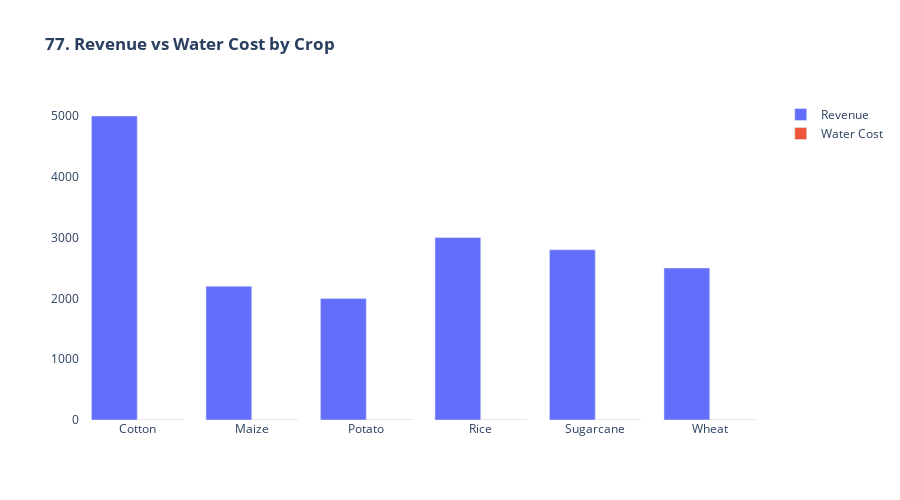

The notebook cell saved with this chart:
### Markdown cell above
### *77. Cost-Benefit Analysis*

### Code cell
print("\n77. Cost-Benefit Analysis...")

cost_benefit = df.groupby('Crop_Type', observed=False).agg({
    'Revenue_per_ha': 'mean',
    'Previous_Irrigation_mm': 'mean',
    'Water_Productivity': 'mean'
}).reset_index()

cost_benefit['Water_Cost'] = cost_benefit['Previous_Irrigation_mm'] * 0.1
cost_benefit['Net_Profit'] = cost_benefit['Revenue_per_ha'] - cost_benefit['Water_Cost']

fig77 = go.Figure()
fig77.add_trace(go.Bar(name='Revenue', x=cost_benefit['Crop_Type'], 
                       y=cost_benefit['Revenue_per_ha']))
fig77.add_trace(go.Bar(name='Water Cost', x=cost_benefit['Crop_Type'], 
                       y=cost_benefit['Water_Cost']))

fig77.update_layout(barmode='group', title='<b>77. Revenue vs Water Cost by Crop</b>',
                   height=500, plot_bgcolor='white')
fig77.show()

### Figure 1 — Plotly figure (JSON) as saved in the notebook; plotly's stock layout.template omitted (floating-point values rounded to 4 significant figures)
{"data": [{"name": "Revenue", "type": "bar", "x": ["Cotton", "Maize", "Potato", "Rice", "Sugarcane", "Wheat"], "y": [5000.0, 2200.0, 2000.0, 3000.0, 2800.0, 2500.0]}, {"name": "Water Cost", "type": "bar", "x": ["Cotton", "Maize", "Potato", "Rice", "Sugarcane", "Wheat"], "y": [5.898, 5.902, 5.895, 6.16, 6.16, 5.894]}], "layout": {"barmode": "group", "height": 500, "plot_bgcolor": "white", "title": {"text": "<b>77. Revenue vs Water Cost by Crop</b>"}}}
